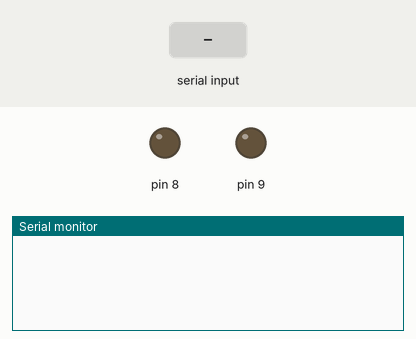
The sketch below on a simulated Arduino Uno, built with avr-gcc and run on an emulated ATmega328P. Shown: output pins drawn as LEDs (lit = HIGH), the last lines printed to the serial monitor. The inputs (shaded band) are chosen by the test bench.

Above: at 3.7 s.
3.8 s: "1\n" received over Serial
At 5.7 s:
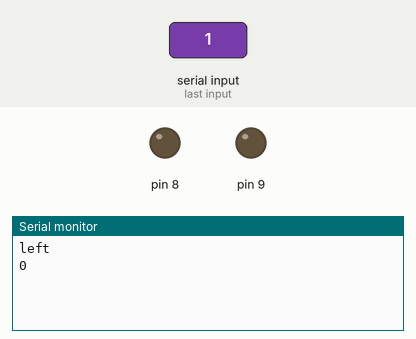
6.3 s: "4\n" received over Serial
At 6.9 s:
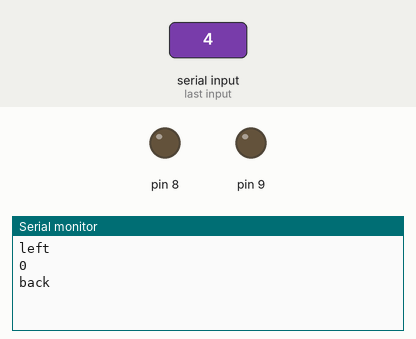

The sketch:

heli.ino
```cpp
#include <Adafruit_MCP4725.h>
Adafruit_MCP4725 dac;

void setup() {

  Serial.begin(9600);
  dac.begin(0x60); // The I2C Address: Run the I2C Scanner if you're not sure


  delay(1000);
  dac.setVoltage(4095, false);
  delay(1500);
  dac.setVoltage(0, false);

  pinMode(8, INPUT);
  pinMode(9, INPUT);
  //digitalWrite(8, LOW);

}

//int throttleMax = 4096;
int throttleCurrent = 0;

void loop() {
  if (Serial.available())
  {
    /*
    char turn = Serial.read();
    if(turn == 'f'){
      pinMode(8, OUTPUT);
      Serial.println("done");
    }else{
      pinMode(8, INPUT);
    }
    */

    // throttle

    int ch = Serial.parseInt();
    if(ch > 10 || ch == 0){
      throttleCurrent = (ch * 4000)/100;
      if(throttleCurrent == 4000){
        throttleCurrent = 4095;
      }
      Serial.println(throttleCurrent);
      dac.setVoltage(throttleCurrent, false);
    }else{
      if(ch == 1){
        pinMode(8, OUTPUT);
        Serial.println("left");
      }else if(ch == 2){
        digitalWrite(8, LOW);
        pinMode(8, INPUT);
        Serial.println("stable");
      }if(ch == 4){
        pinMode(9, OUTPUT);
        Serial.println("back");
      }else if(ch == 5){
        pinMode(9, INPUT);
        Serial.println("stable");
      }
    }


    //measure current at A0
    //test
    /*
    delay(1000);
    int sensorValue = analogRead(A0);
    float voltage= sensorValue * (3.3 / 1023.0);
    Serial.println(voltage);
    */

  }


}
```

Measured:
- after the input at 3.8 s, the serial monitor: prints a new line at once (image 1)
- after the input at 6.3 s, the serial monitor: prints a new line at once (image 2)
